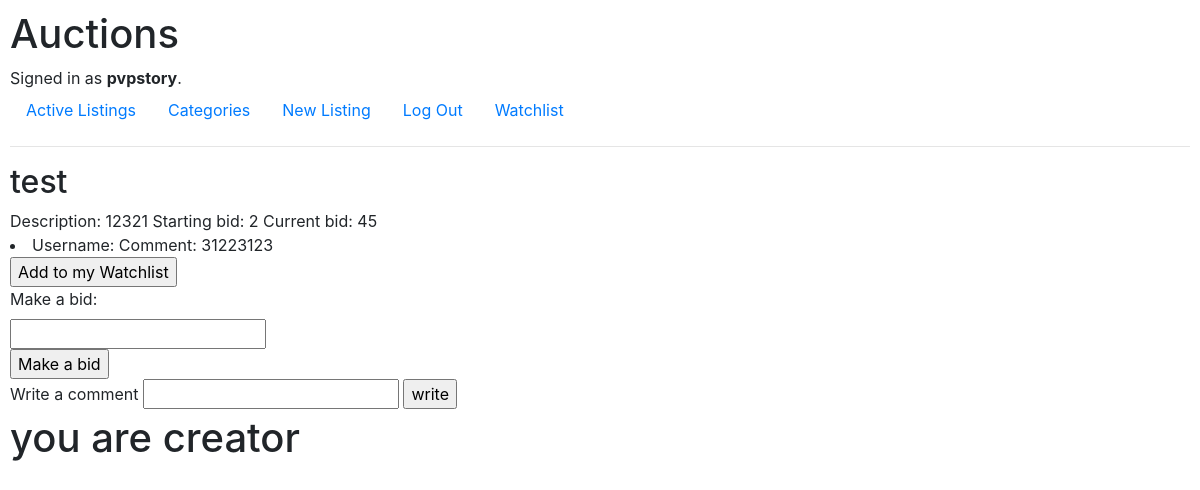
/listing/6 (signed in), run on the app's committed database.
### auctions/models.py (models this page shows, shortened)
class User(AbstractUser):
    pass

class listings(models.Model):
    title = models.CharField(max_length=64)
    description = models.TextField(max_length=500)
    starting_bit = models.IntegerField()
    creator = models.ForeignKey(User, on_delete=models.CASCADE)
    category = models.TextField(max_length=100, default="Others")

class bids(models.Model):
    listing = models.ForeignKey(listings, on_delete=models.CASCADE)
    current_bid = models.IntegerField()
    creator = models.ForeignKey(User, on_delete=models.CASCADE, related_name='creator_bids')
    curent_winner = models.ForeignKey(User, on_delete=models.CASCADE, default=None, null=True,
                                      related_name='winner_bids')

class comments(models.Model):
    creator = models.ForeignKey(User, on_delete=models.CASCADE)
    listing = models.ForeignKey(listings, on_delete=models.CASCADE)
    comment = models.CharField(max_length=500)

### auctions/views.py (the view)
# urls.py: path("listing/<int:listing_id>", views.listing, name="listing"),
def listing(request, listing_id):
    return render(request, "auctions/listing.html",{
        "listing": listings.objects.get(id=listing_id),
        "comments": comments.objects.filter(listing=listing_id),
        "watchlist": watchlist.objects.filter(user=request.user, listing=listing_id),
        "bid": bids.objects.get(listing=listing_id)
    })

### auctions/templates/auctions/listing.html (shortened to what this page needs)
{% extends "auctions/layout.html" %}
{% block body %}
    <h2>{{ listing.title }}</h2>
    Description: {{ listing.description }}
    Starting bid: {{ listing.starting_bit }}
    Current bid: {{ bid.current_bid }}
    {% for comment in comments %}
    <li>Username: {{ comment.user.username }} Comment: {{ comment.comment }}</li>
    {% endfor %}
    {% if user.is_authenticated %}
            {% if not watchlist %}
                   <form action="{% url 'watchlist' %}" method="post">
                <input type="submit" name="add_to_watchlist" value="Add to my Watchlist">
            </form>
                {% endif %}
        <form action="{% url 'watchlist' %}" method="post">
            <label for="new_bid">Make a bid:</label> <br>
            <input type="number" id="new_bid" name="new_bid"> <br>
            <input type="submit" name="make_a_bid" value="Make a bid">
        </form>
        <form action="{% url 'watchlist' %}" method="post">
            <label for="comment">Write a comment</label>
            <input type="text" id="comment" name="comment">
            <input type="submit" name="add_comment" value="write">
        </form>
        {% if request.user == listing.creator %}
            <h1>you are creator</h1>
            {% endif %}
    {% endif %}
{% endblock %}

### auctions/templates/auctions/layout.html (shortened to what this page needs)
{% load static %}
<!DOCTYPE html>
<html lang="en">
    <head>
        <link rel="stylesheet" href="https://stackpath.bootstrapcdn.com/bootstrap/4.4.1/css/bootstrap.min.css">
        <link href="{% static 'auctions/styles.css' %}" rel="stylesheet">
    </head>
    <body>
        <h1>Auctions</h1>
        <div>
            {% if user.is_authenticated %}
                Signed in as <strong>{{ user.username }}</strong>.
            {% else %}
                Not signed in.
            {% endif %}
        </div>
        <ul class="nav">
            <li class="nav-item">
                <a class="nav-link" href="{% url 'index' %}">Active Listings</a>
            </li>
        <li>
            <a class="nav-link" href="{% url 'categories' %}">Categories</a>
        </li>
            {% if user.is_authenticated %}
                <li>
                    <a class="nav-link" href="{% url 'new_listing' %}">New Listing</a>
                </li>
                <li class="nav-item">
                    <a class="nav-link" href="{% url 'logout' %}">Log Out</a>
                </li>
                <li class="nav-item">
                    <a class="nav-link" href="{% url 'watchlist' %}">Watchlist</a>
                </li>
            {% endif %}
        </ul>
        <hr>
        {% block body %}
        {% endblock %}
    </body>
</html>

### auctions/static/auctions/styles.css (style rules this page uses)
body { padding: 10px; }

### data on the page
User: username "pvpstory"
listings: title "test", description "12321", starting_bit "2"
bids: current_bid "45"
comments: comment "31223123"
